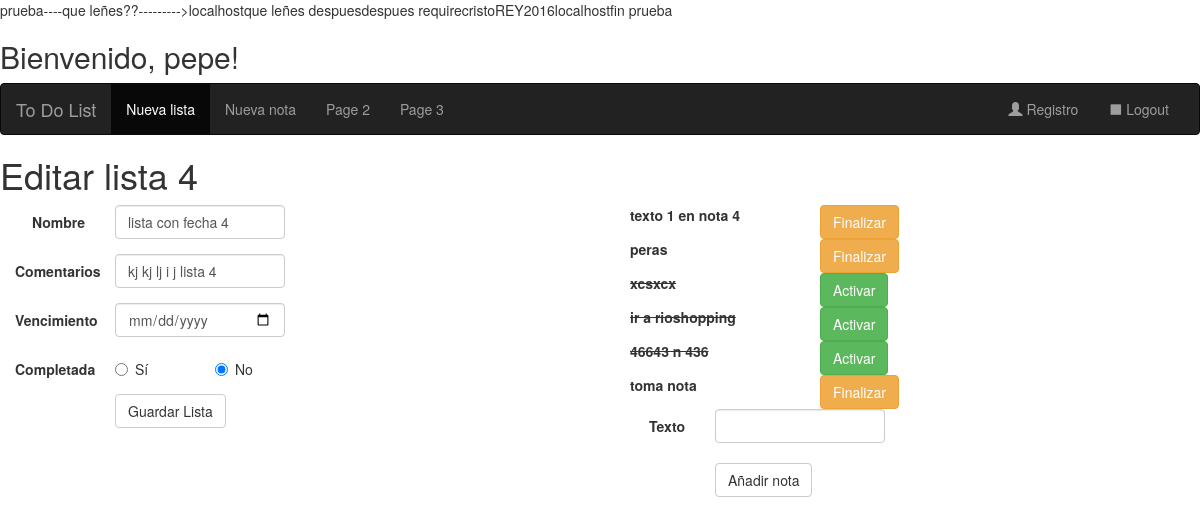
The page /editalista.php?idlista=4 (signed in) on the database its author committed.
### tables this page shows
CREATE TABLE `listas` (
  `id` int(11) NOT NULL,
  `nombre` varchar(256) NOT NULL,
  `comentarios` varchar(256) DEFAULT NULL,
  `fecha` datetime DEFAULT CURRENT_TIMESTAMP,
  `usuario` int(11) NOT NULL,
  `vencimiento` datetime NOT NULL DEFAULT CURRENT_TIMESTAMP,
  `completada` tinyint(1) NOT NULL DEFAULT '0'
);

CREATE TABLE `notas` (
  `id` int(11) NOT NULL,
  `texto` varchar(256) NOT NULL,
  `fecha` datetime DEFAULT CURRENT_TIMESTAMP,
  `lista` int(11) NOT NULL,
  `finalizacion` datetime NOT NULL DEFAULT CURRENT_TIMESTAMP,
  `activa` tinyint(1) NOT NULL DEFAULT '0'
);

### editalista.php (the view, shortened to what this page needs)
<?php require_once("includes/connection.php");
 ?>
<!DOCTYPE html>
<html lang="es">
<head>
		<link rel="stylesheet" href="https://maxcdn.bootstrapcdn.com/bootstrap/3.3.7/css/bootstrap.min.css">
</head>
<body>
	<div id="welcome">
	 <h2>Bienvenido, <span><?php echo $_SESSION['session_usuario'];?>! </span></h2>
 <nav class="navbar navbar-inverse">
  <div class="container-fluid">
    <div class="navbar-header">
      <a class="navbar-brand" href="intropage.php">To Do List</a>
    </div>
    <div class="collapse navbar-collapse" id="myNavbar">
      <ul class="nav navbar-nav">
        <li class="active"><a href="nuevalista.php">Nueva lista</a></li>
        <li><a href="nuevanota.php">Nueva nota</a></li>
        <li><a href="#">Page 2</a></li>
        <li><a href="#">Page 3</a></li>
      </ul>
      <ul class="nav navbar-nav navbar-right">
        <li><a href="completaregistro.php"><span class="glyphicon glyphicon-user"></span> Registro</a></li>
		<li><a href="logout.php"><span class="glyphicon glyphicon-stop"></span> Logout</a></li>
      </ul>
    </div>
  </div>
</nav>
 <h1>Editar lista
	<?php if (!empty($_GET["idlista"]))
			$datosLista="SELECT * FROM listas WHERE id=".$_SESSION['session_idlista'];
			$result = mysql_query($datosLista);
			$row = mysql_fetch_assoc($result);
			echo ' '.$_SESSION['session_idlista'];
	?></h1>
<form class="form-horizontal col-sm-6" name="registerform" id="registerform" action="editalista.php" method="post">
	<div class="form-group">
	 <label class="control-label col-sm-2">Nombre</label>
	 	<div class="col-sm-4">
	 		<input type="text" name="nombre" id="nombre" class="form-control" size="32" value="<?php echo $row['nombre'];?>">
	 	</div>
	</div>
	<div class="form-group">
	 <label class="control-label col-sm-2">Comentarios</label>
	 	<div class="col-sm-4">
	 		<input type="text" name="comentarios" id="comentarios" class="form-control" size="32" value="<?php echo $row['comentarios'];?>">
	 	</div>
	</div>
	<div class="form-group">
			<label class="control-label col-sm-2">Vencimiento</label>
			<div class="col-sm-4">
				 <input type="date" name="vencimiento" id="vencimiento" class="form-control" value="<?php echo $row['vencimiento']; ?>">
	 	 	</div>
	 </div>
	  <div class="form-group">
			<label class="control-label col-sm-2">Completada</label>
			<div class="radio col-sm-2">
				 <label><input type="radio" name="completada" id="completada" <?php if ($row['completada']) echo ' checked value="S">Sí</label>'; else echo ' value="S">Sí</label>';?>
			</div>
			<div class="radio col-sm-2">
				 <label><input type="radio" name="completada" id="completada" <?php if (!$row['completada']) echo ' checked value="N">No</label>'; else echo ' value="N">No</label>';?>
	 	 	</div>
	 </div>
  <div class="form-group">
    		<div class="col-sm-offset-2 col-sm-1">
	 			<input type="submit" name="guardar" id="guardar"class="btn btn-default" value="Guardar Lista" />
	 	 	</div>
	 </div>
</form>
	<?php
			$datosNota="SELECT * FROM notas WHERE lista=".$_SESSION['session_idlista'];
			$result = mysql_query($datosNota);
		if (mysql_num_rows($result) <> 0)
		{
			while($row=mysql_fetch_assoc($result, MYSQL_ASSOC))
			{
				echo '<div class="col-sm-6">';
					echo '<div class="col-sm-4">';
					if ($row['activa']){
							echo '<label name="e'.$row['id'].'" id="e'.$row['id'].'" value="e'.$row['id'].'">'.$row['texto'].'</label>';
					} else {
							echo '<label style="text-decoration: line-through" name="e'.$row['id'].'" id="e'.$row['id'].'" value="e'.$row['id'].'">'.$row['texto'].'</label>';
					}
					echo '</div>';
					echo '<div class="col-sm-2">';
					if ($row['activa']){
						echo '<input id="b'.$row['id'].'" type="button" class="btn btn-warning" href="javascript:;" onclick="FinalizaNota($'."('#".$row['id']."').val(),'#e".$row['id']."');return false;".'" value="Finalizar"/></input>';
					} else {
						echo '<input id="b'.$row['id'].'" type="button" class="btn btn-success" href="javascript:;" onclick="FinalizaNota($'."('#".$row['id']."').val(),'#e".$row['id']."');return false;".'" value="Activar"/></input>';
					}
					echo '</div>';
				echo '</div>';
		 	}
		 }
 			echo '<form class="form-horizontal col-sm-6" name="registerform" id="registerform" action="editalista.php" method="post">';
			echo '<div class="list-group">';
				echo '<div class="form-group">';
					echo '<label class="control-label col-sm-2">Texto</label>';
					echo '<div class="col-sm-4"> ';
						echo '<input type="text" name="texto" id="texto" class="form-control" value="">';
					echo '</div>';
				echo '</div>';
			echo '</div>';
	?>
	  <div class="form-group">
				<div class="col-sm-offset-2 col-sm-1">
					<input type="submit" name="guardarnota" id="guardarnota" class="btn btn-default" value="Añadir nota" />
				</div>
		 </div>
</form>
</body>
</html>

### rows shown on the page
listas: nombre "lista con fecha 4", comentarios "kj kj lj i j lista 4", completada "☐ Sí", completada "☑ No"
notas: texto "texto 1 en nota 4"
notas: texto "peras"
notas: texto "xcsxcx"
notas: texto "ir a rioshopping"
notas: texto "46643 n 436"
notas: texto "toma nota"

### other values the page prints
DB_SERVER "localhost"
DB_PASS "cristoREY2016"
$_SESSION['session_usuario'] "pepe"
$_SESSION['session_idlista'] "4"
